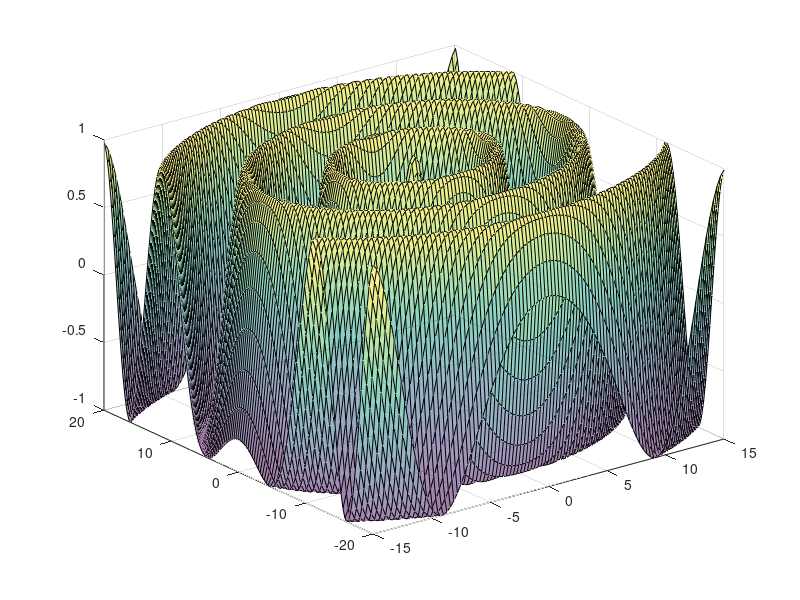

Write the MATLAB code that produced this figure. (Note: this script raises an error after producing the figure.)
x = -15:0.3:15;
y = -20:0.3:20;
[X,Y] = meshgrid(x, y);
Z = cos(sqrt(X.^2+Y.^2));

%mesh(X, Y, Z)
s = surf(X, Y, Z, 'FaceAlpha', 0.5)
s.EdgeColor = 'none';
axis([-inf inf -inf inf -3 3])
%surface(X,Y,Z)
%view(3)